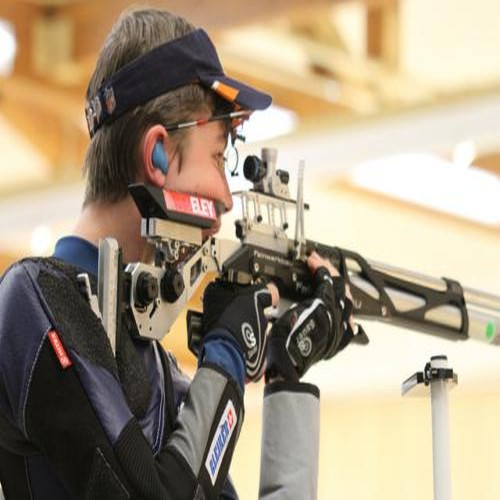
#> input picture select_data_set/ban-sung/11.jpg, 500 x 500 px; its folder holds only this picture in this run
$ python training_process.py   (older library calls are emulated)
#> lines starting #> are read from the running program, lines starting #| are printed output that depends on the picture
from sklearn.preprocessing import LabelEncoder
from sklearn.preprocessing import MinMaxScaler
import numpy as np
import mahotas
import cv2
import os
import h5py
import glob


# Đường đẫn đến ouput các global feature data
output_path = "output/"

# Đường dẫn thư mục train
train_path = "select_data_set/"

# Lấy các nhãn của tập dữ liệu train
train_labels = os.listdir(train_path)
train_labels.sort()

# khai báo size ảnh chung
fixed_size = tuple((500, 500))

# bins trong histogram
bins = 8

# Tạo mảng rỗng để chứa nhãn và feature
global_features = []
labels = []

# Tách Feature đầu tiên: Hu Moments
def fd_hu_moments(image):
    image = cv2.cvtColor(image, cv2.COLOR_BGR2GRAY)
    feature = cv2.HuMoments(cv2.moments(image)).flatten()
    return feature

# Tách features thứ 2: Haralick Texture
def fd_haralick(image):
    # Chuyển ảnh về kênh màu xám
    gray = cv2.cvtColor(image, cv2.COLOR_BGR2GRAY)
    # Tính toán vector features haralick
    haralick = mahotas.features.haralick(gray).mean(axis=0)
    # return the result
    return haralick

# Tách feature: Color Histogram
def fd_histogram(image, mask=None):
    # Chuyển ảnh về hệ màu HSV
    image = cv2.cvtColor(image, cv2.COLOR_BGR2HSV)
    # Tính toán histogram
    hist  = cv2.calcHist([image], [0, 1, 2], None, [bins, bins, bins], [0, 181, 0, 256, 0, 256])
    # Chuẩn hoá histogram
    cv2.normalize(hist, hist)
    return hist.flatten()


# Đọc ảnh trong các folder huấn luyện
for training_name in train_labels:
    # tạo path tới folder hiện tại
    dir = os.path.join(train_path, training_name)

    # lấy nhãn cho folder
    current_label = training_name
    # lặp các ảnh trong folder
    for file in glob.glob(dir + "\\*.jpg"): # lấy path tới ảnh cụ thể
        print(file)
        # Đọc ảnh và resize về đúng kích cỡ
        try:
            image = cv2.imread(file)
#> image is the input picture: shape (500, 500, 3); mean B, G, R 129.4, 151.8, 166
            image = cv2.resize(image, fixed_size)
        except Exception as e:
            print(str(e))
        ####################################
        # Tách feature
        ####################################
        fv_hu_moments = fd_hu_moments(image)
#> in fd_hu_moments, `image = cv2.cvtColor(image, cv2.COLOR_BGR2GRAY)`:
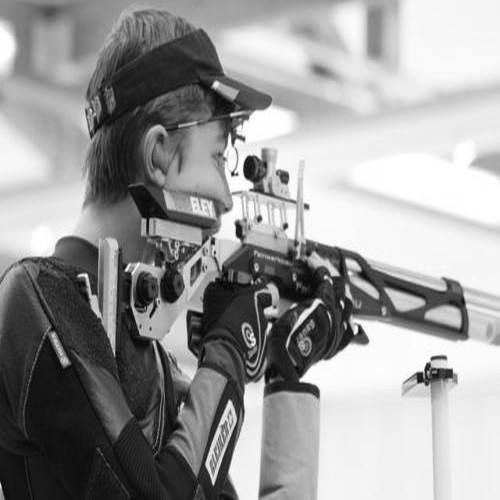
#> image: shape (500, 500); min 1, max 255, mean 153.5
#> in fd_hu_moments, `feature = cv2.HuMoments(cv2.moments(image)).flatten()`: feature = [0.00107, 2.32e-08, 1.59e-10, 2.47e-11, 5.11e-22, -1.6e-15, 1.47e-21]
#> fv_hu_moments has the same summary as feature in fd_hu_moments
#> (the run stopped early here; a loop or call above may not have finished)

$ run again, on select_data_set/bia/10.jpg
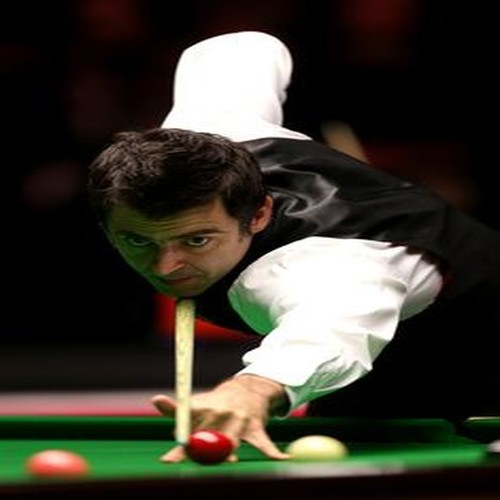
#> input picture select_data_set/bia/10.jpg, 500 x 500 px
#> image is the input picture: shape (500, 500, 3); mean B, G, R 46.7, 56.1, 59
#> in fd_hu_moments, `image = cv2.cvtColor(image, cv2.COLOR_BGR2GRAY)`:
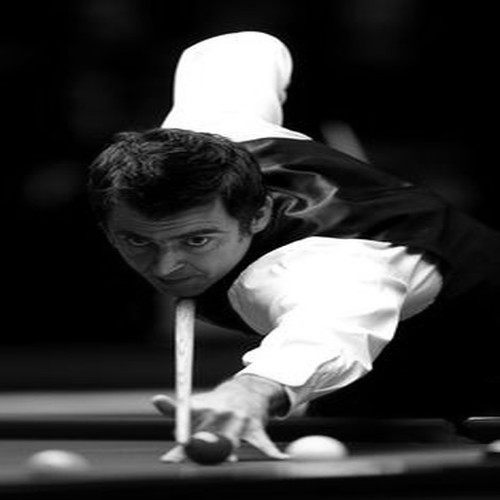
#> image: shape (500, 500); min 0, max 255, mean 55.9
#> feature = [0.00186, 3.24e-07, 2.72e-09, 2.83e-10, -2.44e-19, -1.43e-13, -5.09e-20]
#> fv_hu_moments has the same summary as feature in fd_hu_moments

$ run again, on select_data_set/ban-sung/13.jpg
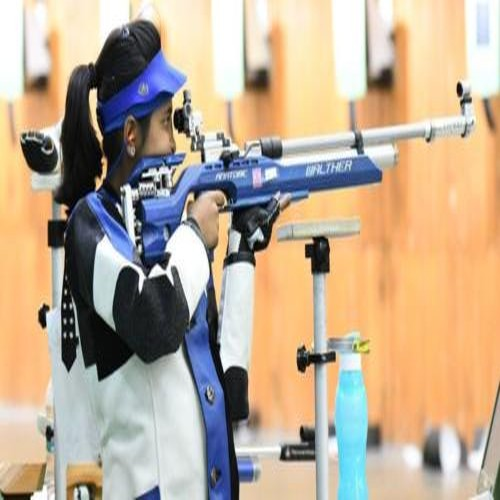
#> input picture select_data_set/ban-sung/13.jpg, 500 x 500 px
#> image is the input picture: shape (500, 500, 3); mean B, G, R 148.1, 170.4, 189.1
#> in fd_hu_moments, `image = cv2.cvtColor(image, cv2.COLOR_BGR2GRAY)`:
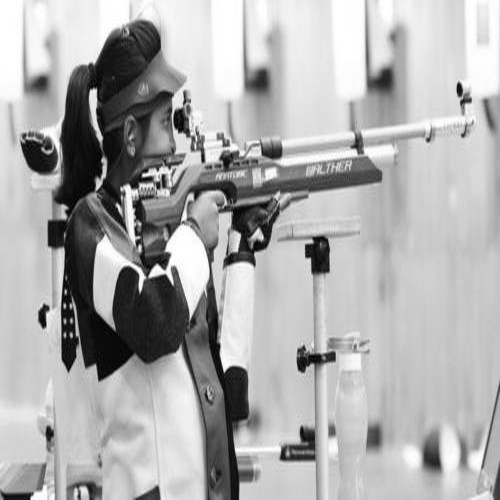
#> image: shape (500, 500); min 0, max 255, mean 173.5
#> feature = [0.00102, 1.24e-09, 3.19e-13, 8.42e-12, 1.31e-23, -1.93e-16, -4.21e-24]
#> fv_hu_moments has the same summary as feature in fd_hu_moments
